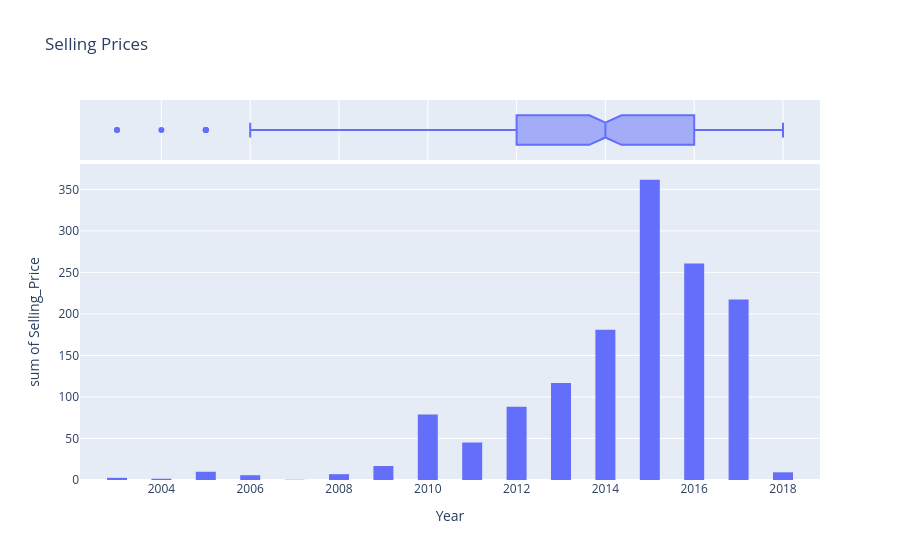

Notebook cell for this chart:
### Code cell
selling_price = px.histogram(cars,x= 'Year' , y = 'Selling_Price', marginal = 'box', title = 'Selling Prices', nbins= 40) #marginal puts that box ontop of the box on top of the plot to seen the pecentiles, median, etc.
selling_price.update_layout(bargap=0.1) #only thing that can be used to put a gap)
selling_price.show()  #shows that cars of latest years cost more.

### Figure 1 — Plotly figure (JSON) as saved in the notebook; plotly's stock layout.template omitted (floating-point values rounded to 4 significant figures; data arrays with more than 128 entries replaced by an {"elided": "..."} marker saying what was removed)
{"data": [{"bingroup": "x", "histfunc": "sum", "hovertemplate": "Year=%{x}<br>sum of Selling_Price=%{y}<extra></extra>", "legendgroup": "", "marker": {"color": "#636efa", "pattern": {"shape": ""}}, "name": "", "nbinsx": 40, "orientation": "v", "showlegend": false, "type": "histogram", "x": {"elided": "301 int values"}, "xaxis": "x", "y": {"elided": "301 float values"}, "yaxis": "y"}, {"hovertemplate": "Year=%{x}<extra></extra>", "legendgroup": "", "marker": {"color": "#636efa"}, "name": "", "notched": true, "showlegend": false, "type": "box", "x": {"elided": "301 int values"}, "xaxis": "x2", "yaxis": "y2"}], "layout": {"bargap": 0.1, "barmode": "relative", "legend": {"tracegroupgap": 0}, "title": {"text": "Selling Prices"}, "xaxis": {"anchor": "y", "domain": [0, 1], "title": {"text": "Year"}}, "xaxis2": {"anchor": "y2", "domain": [0, 1], "matches": "x", "showgrid": true, "showticklabels": false}, "yaxis": {"anchor": "x", "domain": [0, 0.8316], "title": {"text": "sum of Selling_Price"}}, "yaxis2": {"anchor": "x2", "domain": [0.8416, 1], "matches": "y2", "showgrid": false, "showline": false, "showticklabels": false, "ticks": ""}}}
